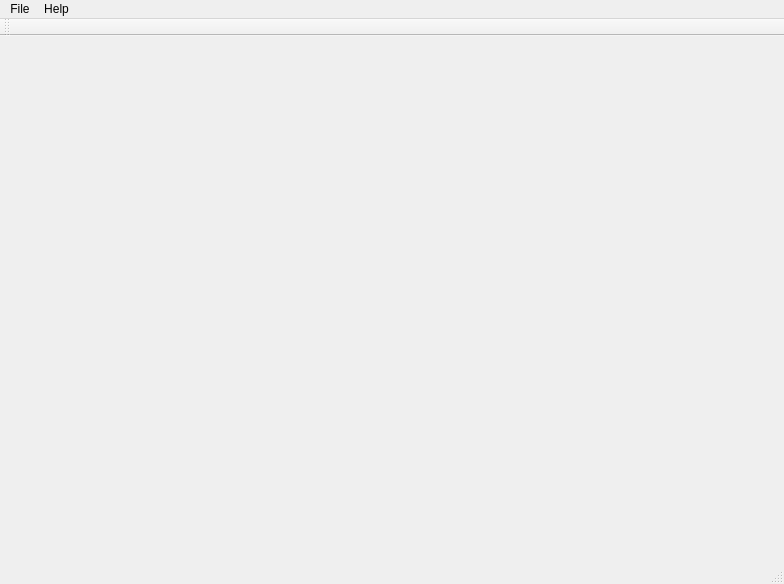
<?xml version="1.0" encoding="UTF-8"?>
<ui version="4.0">
 <class>CoreGUI::MainWindow</class>
 <widget class="QMainWindow" name="CoreGUI::MainWindow">
  <property name="geometry">
   <rect>
    <x>0</x>
    <y>0</y>
    <width>784</width>
    <height>584</height>
   </rect>
  </property>
  <property name="windowTitle">
   <string>Kumir</string>
  </property>
  <property name="tabShape">
   <enum>QTabWidget::Rounded</enum>
  </property>
  <property name="dockNestingEnabled">
   <bool>true</bool>
  </property>
  <property name="dockOptions">
   <set>QMainWindow::AllowNestedDocks|QMainWindow::AllowTabbedDocks|QMainWindow::AnimatedDocks|QMainWindow::ForceTabbedDocks|QMainWindow::VerticalTabs</set>
  </property>
  <property name="unifiedTitleAndToolBarOnMac">
   <bool>true</bool>
  </property>
  <widget class="QWidget" name="centralwidget">
   <layout class="QVBoxLayout" name="verticalLayout">
    <item>
     <widget class="CoreGUI::TabWidget" name="tabWidget">
      <property name="documentMode">
       <bool>true</bool>
      </property>
      <property name="tabsClosable">
       <bool>true</bool>
      </property>
      <property name="movable">
       <bool>true</bool>
      </property>
     </widget>
    </item>
   </layout>
  </widget>
  <widget class="QMenuBar" name="menubar">
   <property name="geometry">
    <rect>
     <x>0</x>
     <y>0</y>
     <width>784</width>
     <height>21</height>
    </rect>
   </property>
   <widget class="QMenu" name="menuFile">
    <property name="tearOffEnabled">
     <bool>true</bool>
    </property>
    <property name="title">
     <string>File</string>
    </property>
    <widget class="QMenu" name="menuNew">
     <property name="title">
      <string>New</string>
     </property>
     <addaction name="actionNewProgram"/>
     <addaction name="actionNewText"/>
    </widget>
    <addaction name="menuNew"/>
    <addaction name="separator"/>
    <addaction name="actionOpen"/>
    <addaction name="actionRecent_files"/>
    <addaction name="separator"/>
    <addaction name="actionSave"/>
    <addaction name="actionSave_as"/>
    <addaction name="actionSave_all"/>
    <addaction name="separator"/>
    <addaction name="actionClose"/>
    <addaction name="separator"/>
    <addaction name="actionSwitch_workspace"/>
    <addaction name="separator"/>
    <addaction name="actionExit"/>
   </widget>
   <widget class="QMenu" name="menuHelp">
    <property name="tearOffEnabled">
     <bool>true</bool>
    </property>
    <property name="title">
     <string>Help</string>
    </property>
    <addaction name="actionUsage"/>
    <addaction name="actionAbout"/>
   </widget>
   <addaction name="menuFile"/>
   <addaction name="menuHelp"/>
  </widget>
  <widget class="QStatusBar" name="statusbar"/>
  <widget class="QToolBar" name="toolBar">
   <property name="windowTitle">
    <string>toolBar</string>
   </property>
   <attribute name="toolBarArea">
    <enum>TopToolBarArea</enum>
   </attribute>
   <attribute name="toolBarBreak">
    <bool>false</bool>
   </attribute>
  </widget>
  <action name="actionNewProgram">
   <property name="text">
    <string>Program</string>
   </property>
   <property name="shortcut">
    <string>Ctrl+N</string>
   </property>
  </action>
  <action name="actionNewText">
   <property name="text">
    <string>Text</string>
   </property>
   <property name="shortcut">
    <string>Ctrl+Shift+N</string>
   </property>
  </action>
  <action name="actionOpen">
   <property name="text">
    <string>Open...</string>
   </property>
   <property name="shortcut">
    <string>Ctrl+O</string>
   </property>
  </action>
  <action name="actionRecent_files">
   <property name="text">
    <string>Recent files</string>
   </property>
  </action>
  <action name="actionSave">
   <property name="text">
    <string>Save</string>
   </property>
   <property name="shortcut">
    <string>Ctrl+S</string>
   </property>
  </action>
  <action name="actionSave_as">
   <property name="text">
    <string>Save as...</string>
   </property>
  </action>
  <action name="actionSave_all">
   <property name="text">
    <string>Save all</string>
   </property>
   <property name="shortcut">
    <string>Ctrl+Shift+S</string>
   </property>
  </action>
  <action name="actionClose">
   <property name="text">
    <string>Close</string>
   </property>
   <property name="shortcut">
    <string>Ctrl+W</string>
   </property>
  </action>
  <action name="actionSwitch_workspace">
   <property name="text">
    <string>Switch workspace...</string>
   </property>
  </action>
  <action name="actionExit">
   <property name="text">
    <string>Exit</string>
   </property>
   <property name="shortcut">
    <string>Ctrl+Q</string>
   </property>
  </action>
  <action name="actionUsage">
   <property name="text">
    <string>Usage...</string>
   </property>
  </action>
  <action name="actionAbout">
   <property name="text">
    <string>About...</string>
   </property>
  </action>
 </widget>
 <customwidgets>
  <customwidget>
   <class>CoreGUI::TabWidget</class>
   <extends>QTabWidget</extends>
   <header location="global">tabwidget.h</header>
   <container>1</container>
  </customwidget>
 </customwidgets>
 <resources/>
 <connections/>
</ui>
